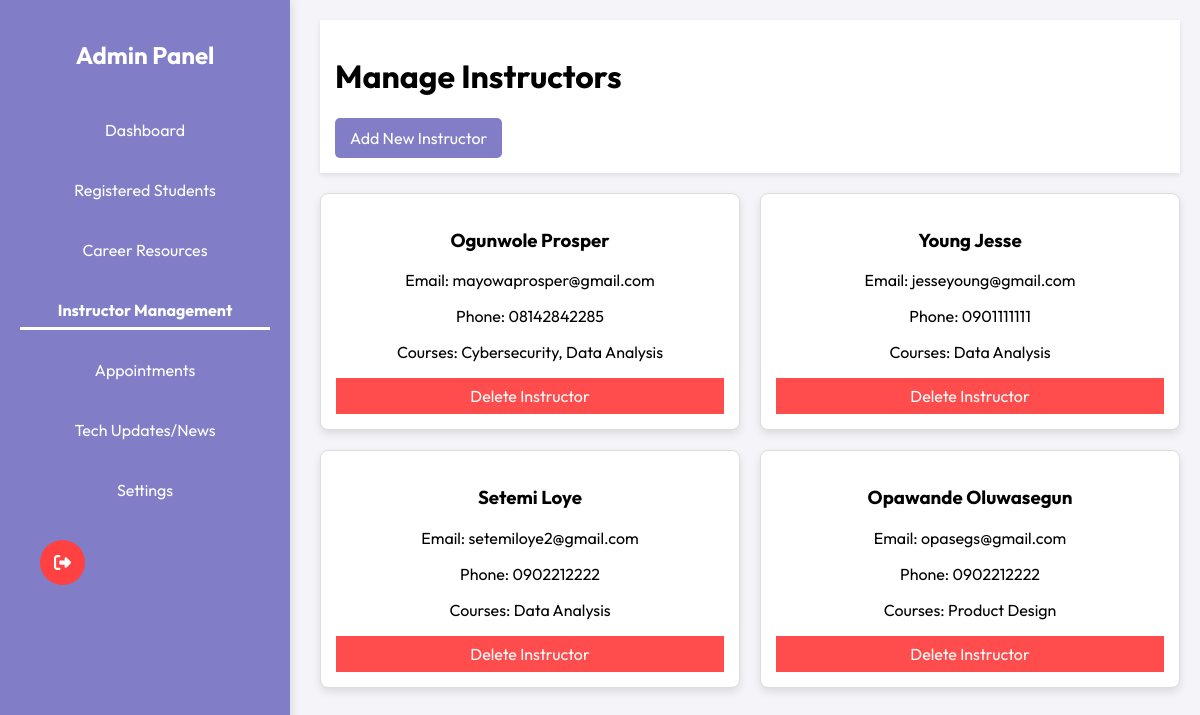
Screenshot of /Dashboard/AdminPages/instructors.php (signed in) with the database file from the repository.
### tables this page shows
CREATE TABLE `instructors` (
  `id` int(11) NOT NULL,
  `name` varchar(255) NOT NULL,
  `phone` varchar(20) NOT NULL,
  `email` varchar(255) NOT NULL
);

### Dashboard/AdminPages/instructors.php (the view, shortened to what this page needs)
<?php
include '../../LoginPage/conn.php';
$sql = "SELECT instructors.id, instructors.name, instructors.email, instructors.phone,
               GROUP_CONCAT(courses.course_name SEPARATOR ', ') AS courses
        FROM instructors
        LEFT JOIN instructor_courses ON instructors.id = instructor_courses.instructor_id
        LEFT JOIN courses ON instructor_courses.course_id = courses.id
        GROUP BY instructors.id";
$result = $conn->query($sql);
?>
<!DOCTYPE html>
<html lang="en">
<head>
    <link rel="stylesheet" href="../../css/adminstyle.css">
</head>
<body>
    <?php include 'sidebar.php'; ?>
    <div class="main-content">
        <header>
            <h1>Manage Instructors</h1>
            <a href="add_instructor.php" class="add-course-btn">Add New Instructor</a>
        </header>
        <div class="instructor-grid">
            <?php if ($result->num_rows > 0): ?>
                <?php while ($row = $result->fetch_assoc()): ?>
                    <div class="instructor-card">
                        <h3><?php echo htmlspecialchars($row['name']); ?></h3>
                        <p>Email: <?php echo htmlspecialchars($row['email']); ?></p>
                        <p>Phone: <?php echo htmlspecialchars($row['phone']); ?></p>
                        <p>Courses: <?php echo htmlspecialchars($row['courses'] ?: 'None'); ?></p>
                        <a href="delete_instructor.php?instructor_id=<?php echo $row['id']; ?>"
                            class="delete-btn"
                            onclick="return confirm('Are you sure you want to delete this instructor?');">
                            Delete Instructor
                        </a>
                    </div>
                <?php endwhile; ?>
            <?php else: ?>
                <p>No instructors available.</p>
            <?php endif; ?>
        </div>
    </div>
</body>
</html>

### css/adminstyle.css (style rules this page uses)
body { font-family: "Outfit", serif; margin: 0; display: flex; background: #f4f4f9; }
header { background: white; padding: 15px; box-shadow: 0px 2px 5px rgba(0, 0, 0, 0.1); margin-bottom: 20px; }
.add-course-btn { display: inline-block; padding: 10px 15px; background-color: #817ec7; color: white; text-decoration: none; border-radius: 5px; }

### Dashboard/AdminPages/instructors.php (style rules this page uses)
.instructor-grid { display: grid; grid-template-columns: repeat(auto-fit, minmax(300px, 1fr)); gap: 20px; }
.instructor-card { border-radius: 8px; padding: 15px; text-align: center; box-shadow: 0px 4px 8px rgba(0, 0, 0, 0.1); background-color: #fff; border: 1px solid #ddd; }
.delete-btn { background-color: #ff4d4d; color: white; border: none; padding: 8px 12px; cursor: pointer; text-decoration: none; display: block; margin-top: 10px; }

### Dashboard/AdminPages/sidebar.php (style rules this page uses)
.main-content { width: 100%; margin-left: 300px; padding: 20px; }

### rows the page displays
instructors: name "Ogunwole Prosper", email "mayowaprosper@gmail.com", phone "08142842285", courses "Cybersecurity, Data Analysis"
instructors: name "Young Jesse", email "jesseyoung@gmail.com", phone "0901111111", courses "Data Analysis"
instructors: name "Setemi Loye", email "setemiloye2@gmail.com", phone "0902212222", courses "Data Analysis"
instructors: name "Opawande Oluwasegun", email "opasegs@gmail.com", phone "0902212222", courses "Product Design"
